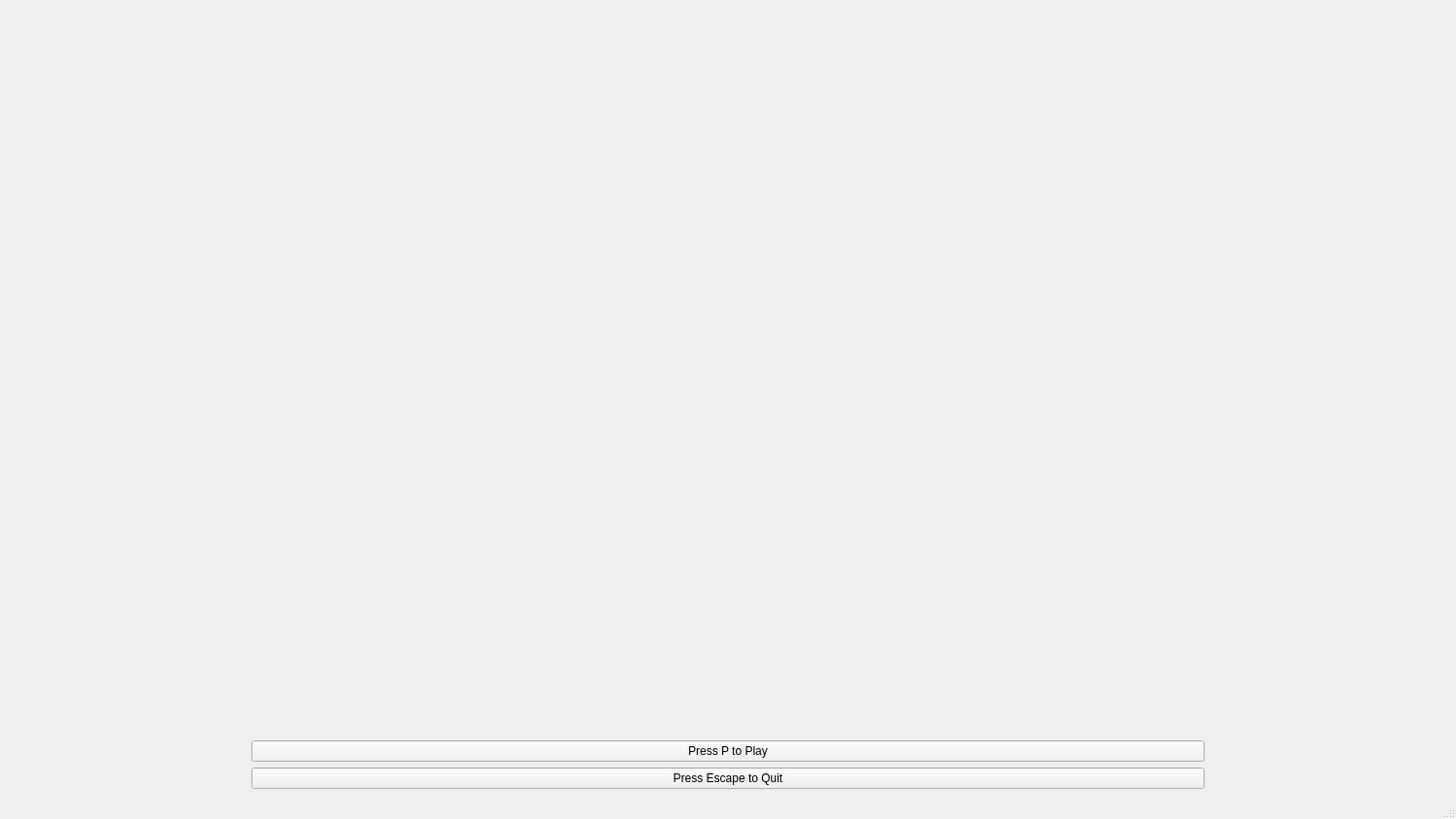
<?xml version="1.0" encoding="UTF-8"?>
<ui version="4.0">
 <class>menu</class>
 <widget class="QMainWindow" name="menu">
  <property name="geometry">
   <rect>
    <x>0</x>
    <y>0</y>
    <width>1500</width>
    <height>844</height>
   </rect>
  </property>
  <property name="sizePolicy">
   <sizepolicy hsizetype="Expanding" vsizetype="Expanding">
    <horstretch>0</horstretch>
    <verstretch>0</verstretch>
   </sizepolicy>
  </property>
  <property name="windowTitle">
   <string>MainWindow</string>
  </property>
  <widget class="QWidget" name="centralwidget">
   <layout class="QHBoxLayout" name="horizontalLayout">
    <item>
     <spacer name="horizontalSpacer">
      <property name="orientation">
       <enum>Qt::Horizontal</enum>
      </property>
      <property name="sizeType">
       <enum>QSizePolicy::Fixed</enum>
      </property>
      <property name="sizeHint" stdset="0">
       <size>
        <width>250</width>
        <height>20</height>
       </size>
      </property>
     </spacer>
    </item>
    <item>
     <layout class="QVBoxLayout" name="verticalLayout">
      <item>
       <spacer name="verticalSpacer">
        <property name="orientation">
         <enum>Qt::Vertical</enum>
        </property>
        <property name="sizeHint" stdset="0">
         <size>
          <width>20</width>
          <height>40</height>
         </size>
        </property>
       </spacer>
      </item>
      <item>
       <widget class="QPushButton" name="playButton">
        <property name="sizePolicy">
         <sizepolicy hsizetype="Minimum" vsizetype="Fixed">
          <horstretch>0</horstretch>
          <verstretch>0</verstretch>
         </sizepolicy>
        </property>
        <property name="text">
         <string>Press P to Play</string>
        </property>
       </widget>
      </item>
      <item>
       <widget class="QPushButton" name="quitButton">
        <property name="text">
         <string>Press Escape to Quit</string>
        </property>
       </widget>
      </item>
     </layout>
    </item>
    <item>
     <spacer name="horizontalSpacer_2">
      <property name="orientation">
       <enum>Qt::Horizontal</enum>
      </property>
      <property name="sizeType">
       <enum>QSizePolicy::Fixed</enum>
      </property>
      <property name="sizeHint" stdset="0">
       <size>
        <width>250</width>
        <height>20</height>
       </size>
      </property>
     </spacer>
    </item>
   </layout>
  </widget>
  <widget class="QMenuBar" name="menubar">
   <property name="geometry">
    <rect>
     <x>0</x>
     <y>0</y>
     <width>1500</width>
     <height>26</height>
    </rect>
   </property>
  </widget>
  <widget class="QStatusBar" name="statusbar"/>
 </widget>
 <resources/>
 <connections>
  <connection>
   <sender>quitButton</sender>
   <signal>pressed()</signal>
   <receiver>menu</receiver>
   <slot>close()</slot>
   <hints>
    <hint type="sourcelabel">
     <x>399</x>
     <y>317</y>
    </hint>
    <hint type="destinationlabel">
     <x>399</x>
     <y>299</y>
    </hint>
   </hints>
  </connection>
 </connections>
</ui>
